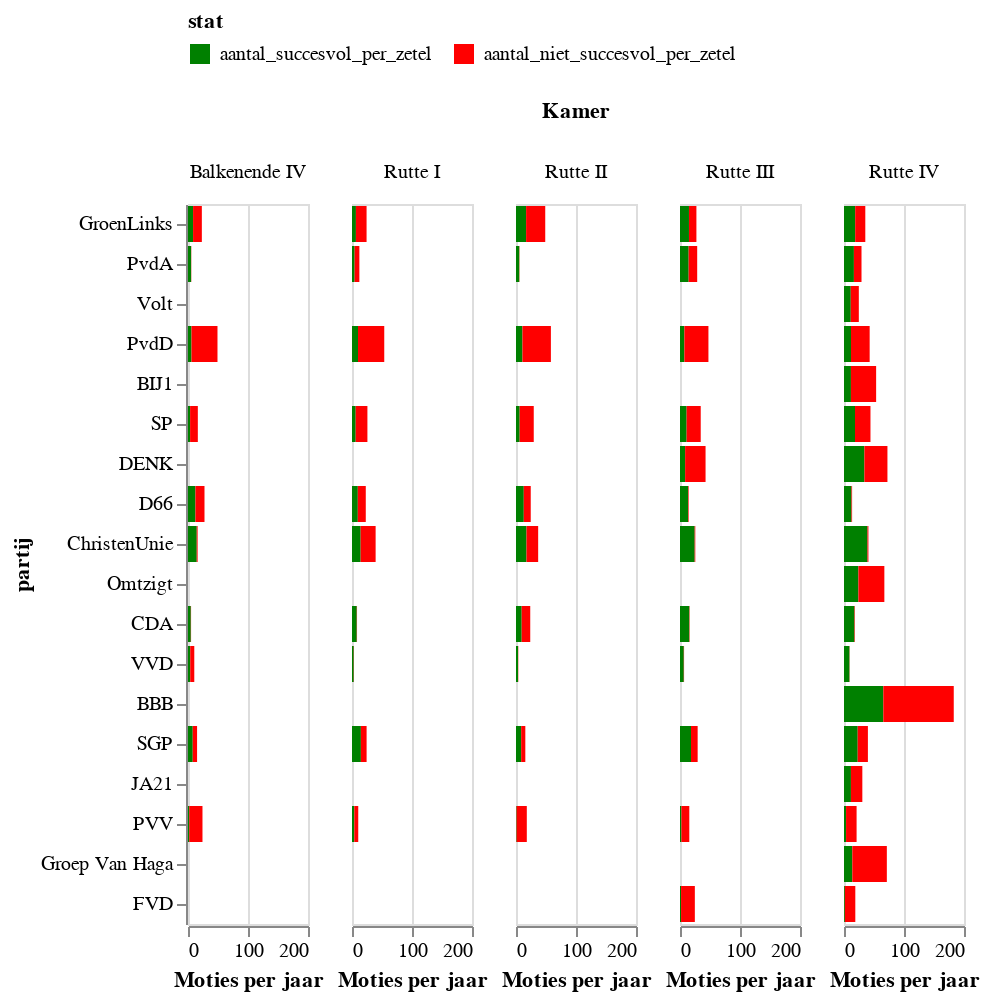

Write notebook code for a chart like this one.
### Markdown cell above
Deze visualisatie geeft weer hoeveel partijen (niet) succesvol zijn ingediend tijdens de verschillende kamerperiodes. Je ziet bijvoorbeeld PVV en SP als partijen met veel moties, maar weinig succesvolle. Ook worden de moties van regeringspartijen vaker aangenomen. Dit komt natuurlijk doordat ze met de regeringspartijen een meerderheid hebben. Laten we nu kijken hoe deze grafiek eruit ziet per zetel, om een 'productiviteit' per zetel te meten.

### Code cell
#| echo: false
chart = alt.Chart(stats).mark_bar().encode(
    column='Kamer',
    x='value:Q',
    y=alt.Y('partij:N', sort=list(parties)),
    color=alt.Color('stat',
                scale=alt.Scale(
        domain=['aantal_succesvol_per_zetel','aantal_niet_succesvol_per_zetel'],
        range=['green', 'red']),
        legend=alt.Legend(orient="top"))
).properties(width=60).transform_filter(alt.FieldOneOfPredicate(field='stat', oneOf=['aantal_succesvol_per_zetel','aantal_niet_succesvol_per_zetel']))
chart.encoding.x.title = 'Moties per jaar'
chart

### Figure 1 — Vega-Lite specification as saved in the notebook (floating-point values rounded to 4 significant figures; data arrays with more than 128 entries replaced by an {"elided": "..."} marker saying what was removed)
{"config": {"view": {"continuousWidth": 300, "continuousHeight": 300}}, "data": {"name": "data-a5a973050ee5ed025bc4fc41b21255a7"}, "mark": {"type": "bar"}, "encoding": {"color": {"field": "stat", "legend": {"orient": "top"}, "scale": {"domain": ["aantal_succesvol_per_zetel", "aantal_niet_succesvol_per_zetel"], "range": ["green", "red"]}, "type": "nominal"}, "column": {"field": "Kamer", "type": "nominal"}, "x": {"field": "value", "title": "Moties per jaar", "type": "quantitative"}, "y": {"field": "partij", "sort": ["GroenLinks", "PvdA", "Volt", "PvdD", "BIJ1", "SP", "DENK", "D66", "ChristenUnie", "Omtzigt", "CDA", "VVD", "BBB", "SGP", "JA21", "PVV", "Groep Van Haga", "FVD"], "type": "nominal"}}, "transform": [{"filter": {"field": "stat", "oneOf": ["aantal_succesvol_per_zetel", "aantal_niet_succesvol_per_zetel"]}}], "width": 60, "$schema": "https://vega.github.io/schema/vega-lite/v5.8.0.json", "datasets": {"data-a5a973050ee5ed025bc4fc41b21255a7": {"elided": "420 records"}}}
